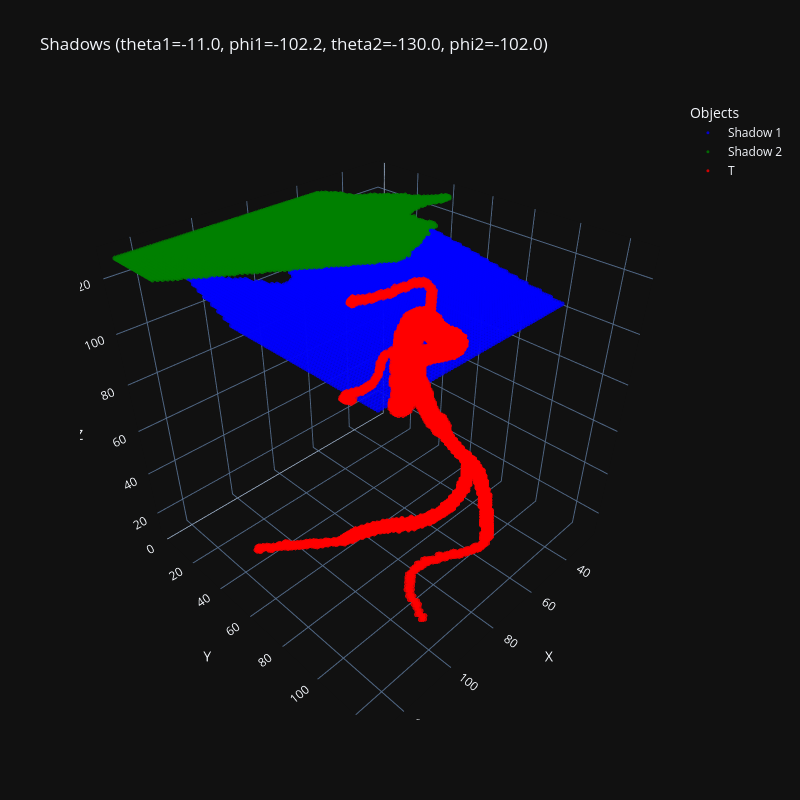

The cell this chart's notebook holds for it:
### Code cell
visualize_3d_volumes(shadow1, shadow2, T,  
                     title=f"Shadows (theta1={theta1:.1f}, phi1={phi1:.1f}, theta2={theta2:.1f}, phi2={phi2:.1f})")

### Figure 1 — Plotly figure (JSON) as saved in the notebook; plotly's stock layout.template omitted (floating-point values rounded to 4 significant figures; data arrays with more than 128 entries replaced by an {"elided": "..."} marker saying what was removed)
{"data": [{"marker": {"color": "blue", "opacity": 0.8, "size": 3}, "mode": "markers", "name": "Shadow 1", "type": "scatter3d", "x": {"elided": "6336 int values"}, "y": {"elided": "6336 int values"}, "z": {"elided": "6336 int values"}}, {"marker": {"color": "green", "opacity": 0.8, "size": 3}, "mode": "markers", "name": "Shadow 2", "type": "scatter3d", "x": {"elided": "4552 int values"}, "y": {"elided": "4552 int values"}, "z": {"elided": "4552 int values"}}, {"marker": {"color": "red", "opacity": 0.8, "size": 3}, "mode": "markers", "name": "T", "type": "scatter3d", "x": {"elided": "8620 int values"}, "y": {"elided": "8620 int values"}, "z": {"elided": "8620 int values"}}], "layout": {"height": 800, "legend": {"title": {"text": "Objects"}}, "scene": {"aspectmode": "cube", "xaxis": {"title": {"text": "X"}}, "yaxis": {"title": {"text": "Y"}}, "zaxis": {"title": {"text": "Z"}}}, "title": {"text": "Shadows (theta1=-11.0, phi1=-102.2, theta2=-130.0, phi2=-102.0)"}, "width": 800}}
